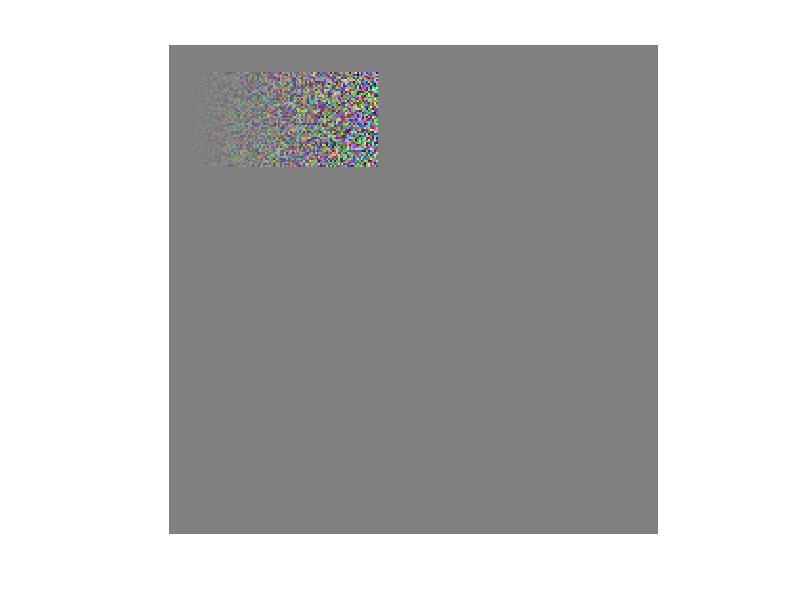

The MATLAB source for this figure:
%% Ejemplo de cómo fusionar con una máscara de transparencia un banner b a color con una imagen I a partir de las coordeadas (yc, xc)
% Creamos una imagen a gris medio y un banner de color aleatorio
I = ones(256, 256, 3, "uint8")*128;
b = randi(255, 50*100*3, 1, "uint8");
b = reshape(b, 50, 100, 3);
% creamos una máscara degradado lineal en horizontal
b_mask = uint8(linspace(1, 255, 100));
b_mask = repmat(b_mask, [50 1]);

% en su código b y la máscara se cargan de disco: [b, ~, b_mask] = imread("banner.png"); Se pasan a double tras cargarse
b = im2double(b);
b_mask = im2double(b_mask);

% dentro del bucle de seguimiento se calcula el centro de la máscara en cada iteración
xc = 10; yc = 15;

% éste es el código para realizar la fusión: foreground*alpha + background*(1-alpha), pero con los detalles necesarios
rx = [1:size(b, 2)]-1; ry = [1:size(b, 1)]-1;
fondo = im2double(I(yc +ry, xc + rx, :));
for c=1:3
    fondo(:,:,c) = b(:,:,c).*b_mask + fondo(:,:,c).*(1-b_mask);
end
I(yc +ry, xc + rx, :) = im2uint8(fondo);

imshow(I)
